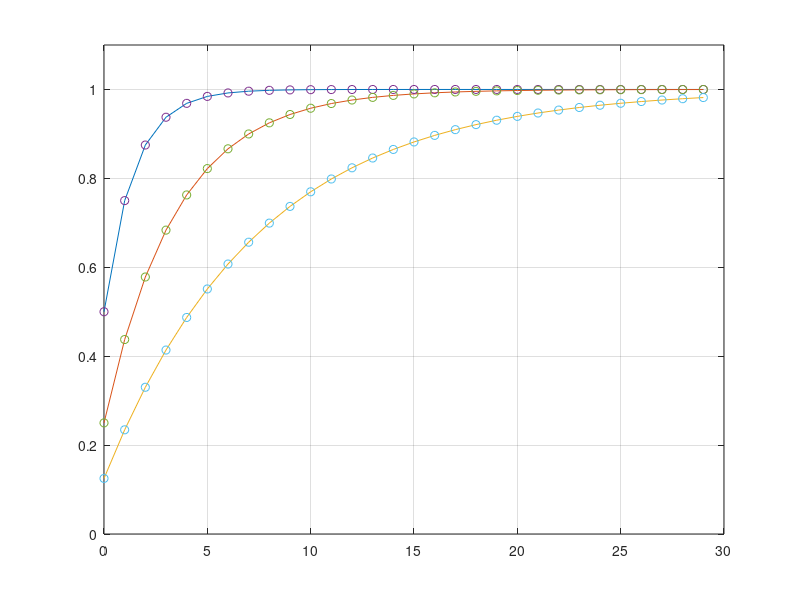

Recreate this plot in MATLAB.
%DSP book test step response:
impulse_response_length = 500;
a_first_order_recorsive_pole = [1/2,3/4,7/8];
number_of_poles_to_test = length(a_first_order_recorsive_pole);
a_first_order_recorsive_pole = ones(impulse_response_length,1)*a_first_order_recorsive_pole;
one_to_N_vecs_for_impulse_response = [0:impulse_response_length-1]' * ones(1,number_of_poles_to_test);

%step response is the sum of the impulse response, and in the case of
%H(z)=1/(1-az^-1) -> h(n)=a^n(n>0) -> h_step(n)=sum_up_to_n(h(n)).
%what we do here is truncate it to make it an FIR filter defined over 0<=n<=impulse_response_length
%in this case we simulate the step response by inserting ones to the filter
%and knowing that it assumes zeros before that
step_response = a_first_order_recorsive_pole .^ one_to_N_vecs_for_impulse_response;
step_responses_normalization = sum(step_response);

%the impulse responses are normalized in order to compare rise times:
impulse_response1 = step_response(:,1)/step_responses_normalization(1);
impulse_response2 = step_response(:,2)/step_responses_normalization(2);
impulse_response3 = step_response(:,3)/step_responses_normalization(3);

%response's length:
L_response = 30; 
tps = [0:L_response-1];
x = ones(L_response,1);

%responses with null initial conditions:
y = [ filter(impulse_response1,1,x) , filter(impulse_response2,1,x) , filter(impulse_response3,1,x) ];

%plot:
figure
plot(tps,y,'-',tps,y,'o');
set(gca,'ylim',[0,1.1]); 
grid
